Frame 1 (no input): blank canvas, image omitted
Frame 60 (the mouse pressed at the canvas centre just before this capture): blank canvas, image omitted
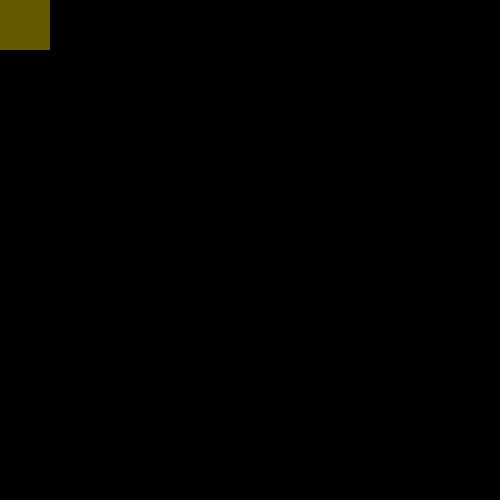
Frame 120 (the mouse held since frame 60 and released just before this capture)

The Processing sketch whose frames 1 and 60 were blank and that drew this single picture after the mouse press (run headless with seeded random() and noise(); from frame 60 on, the mouse is pressed at the canvas centre):

// Processing sketch: processing_129589
// ── processing_129589.pde

float timer = 0.0;
float myscale = 1.0;
float myscaleSpeed = 0.025;
float radius = 0.0;
float center = 0.0;
float prevX = 0.0;
float prevY = 0.0;

void setup()
{
  size(500, 500);
  frameRate(30);
}

void draw()
{
  background(0);
  
  timer = timer + (1.0 / 30.0);
  myscale = myscale + myscaleSpeed;
 
 if (myscale >= 3.0)
 {
   myscaleSpeed = -.05;
 }
 if (timer >= 2.0 && timer < 6.0)
  {
    fill(100, 90, 0);
    pushMatrix();
    scale(myscale);
    rect(0, 0, 100, 100);
    rectMode(CENTER);
    popMatrix();
  } 
    else if (timer > 6.0 && timer < 7.0)
  {
    fill(250, 140, 0);
    ellipse (340,200,200,200);
  } 
  else if (timer > 7.0 && timer < 7.5)
  {
    triangle(77,100,150,50, 100, 50);
  }
  if (timer >= 7.5)
  {
    timer = 0.0;
  }
  fill(0, 255, 90);
      float spiralOffset = 10.0;
    float x = radius * cos(timer * spiralOffset);
    float y = radius * sin(timer * spiralOffset);
    x += center;
    y += center;
  
    if (timer == 0.0)
    {
      prevX = x;
      prevY = y;
    }


}
